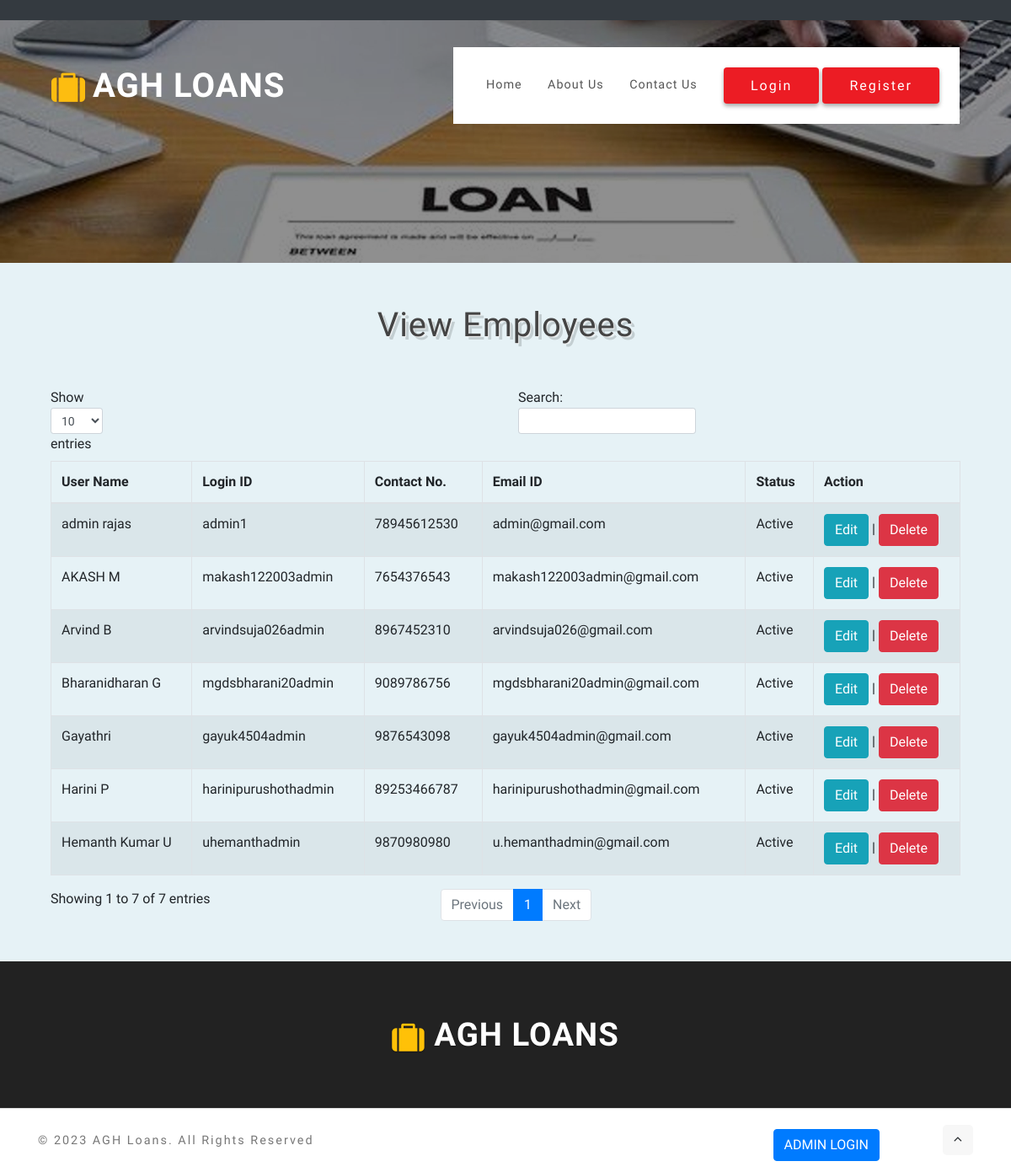
Screenshot of /viewuser.php with the database file from the repository.
### tables this page shows
CREATE TABLE `usr_user` (
  `usr_id` int(10) NOT NULL,
  `usr_name` varchar(25) NOT NULL,
  `usr_login_id` varchar(25) NOT NULL,
  `usr_password` varchar(150) NOT NULL,
  `usr_contact` varchar(15) NOT NULL,
  `usr_emailid` varchar(100) NOT NULL,
  `usr_note` text NOT NULL,
  `usr_status` varchar(10) NOT NULL
);

### viewuser.php (the view, shortened to what this page needs)
<?php
include("header.php");
?>
    <section class="products py-5" id="stats">
        <div class="container">
 <h3 class="title-w3ls mb-sm-5 mb-4 text-center"> View Employees</h3>
<table id="example" class="table table-striped table-bordered">
        <thead>
            <tr>
			<th>User Name</th>
			<th>Login ID</th>
			<th>Contact No.</th>
			<th>Email ID</th>
			<th>Status</th>
			<th>Action</th>
            </tr>
        </thead>
        <tbody>
<?php
$sql = "SELECT * FROM usr_user";
$qsql = mysqli_query($con,$sql);
while($rs = mysqli_fetch_array($qsql))
{
	echo "<tr>
			<td>$rs[usr_name]</td>
			<td>$rs[usr_login_id]</td>
			<td>$rs[usr_contact]</td>
			<td>$rs[usr_emailid]</td>
			<td>$rs[usr_status]</td>
			<td><a href='user.php?editid=$rs[0]' class='btn btn-info' >Edit</a> | <a href='viewuser.php?delid=$rs[0]' class='btn btn-danger' onclick='return confirmdelete()' >Delete</a>
						</td>
					</tr>";
			}
			?>
		</tbody>
	</table>
        </div>
    </section>
<?php
include("footer.php");
?>

### css/style.css (style rules this page uses)
html, body { margin: 0; font-size: 100%; background: #fff; scroll-behavior: smooth; font-family: 'Catamaran', sans-serif; }
body a { text-decoration: none; transition: 0.5s all; -webkit-transition: 0.5s all; -moz-transition: 0.5s all; -o-transition: 0.5s all; -ms-transition: 0.5s all; }
h1, h2, h3, h4, h5, h6 { margin: 0; letter-spacing: 1px; font-weight: 600; font-family: 'Catamaran', sans-serif; }
h3.title-w3ls, h3.title-w3ls.two { font-size: 3em; color: #444; }
.products { background: #e6f2f6; }
@media screen and (max-width:1366px) { h3.title-w3ls, h3.title-w3ls.two, h4.tittle { font-size: 2.5em; } }

### header.php (style rules this page uses)
.title-w3ls { font: 400 100px/1.3 'Berkshire Swash', Helvetica, sans-serif; color: #2b2b2b; text-shadow: 1px 1px 0px #ededed, 4px 4px 0px rgba(0,0,0,0.15); }

### rows the page displays
usr_user: usr_name "admin rajas", usr_login "admin1", usr_contact "78945612530", usr_emailid "admin@gmail.com", usr_status "Active"
usr_user: usr_name "Gayathri", usr_login "gayuk4504admin", usr_contact "9876543098", usr_emailid "gayuk4504admin@gmail.com", usr_status "Active"
usr_user: usr_name "AKASH M", usr_login "makash122003admin", usr_contact "7654376543", usr_emailid "makash122003admin@gmail.com", usr_status "Active"
usr_user: usr_name "Hemanth Kumar U", usr_login "uhemanthadmin", usr_contact "9870980980", usr_emailid "u.hemanthadmin@gmail.com", usr_status "Active"
usr_user: usr_name "Bharanidharan G", usr_login "mgdsbharani20admin", usr_contact "9089786756", usr_emailid "mgdsbharani20admin@gmail.com", usr_status "Active"
usr_user: usr_name "Harini P", usr_login "harinipurushothadmin", usr_contact "89253466787", usr_emailid "harinipurushothadmin@gmail.com", usr_status "Active"
usr_user: usr_name "Arvind B", usr_login "arvindsuja026admin", usr_contact "8967452310", usr_emailid "arvindsuja026@gmail.com", usr_status "Active"
